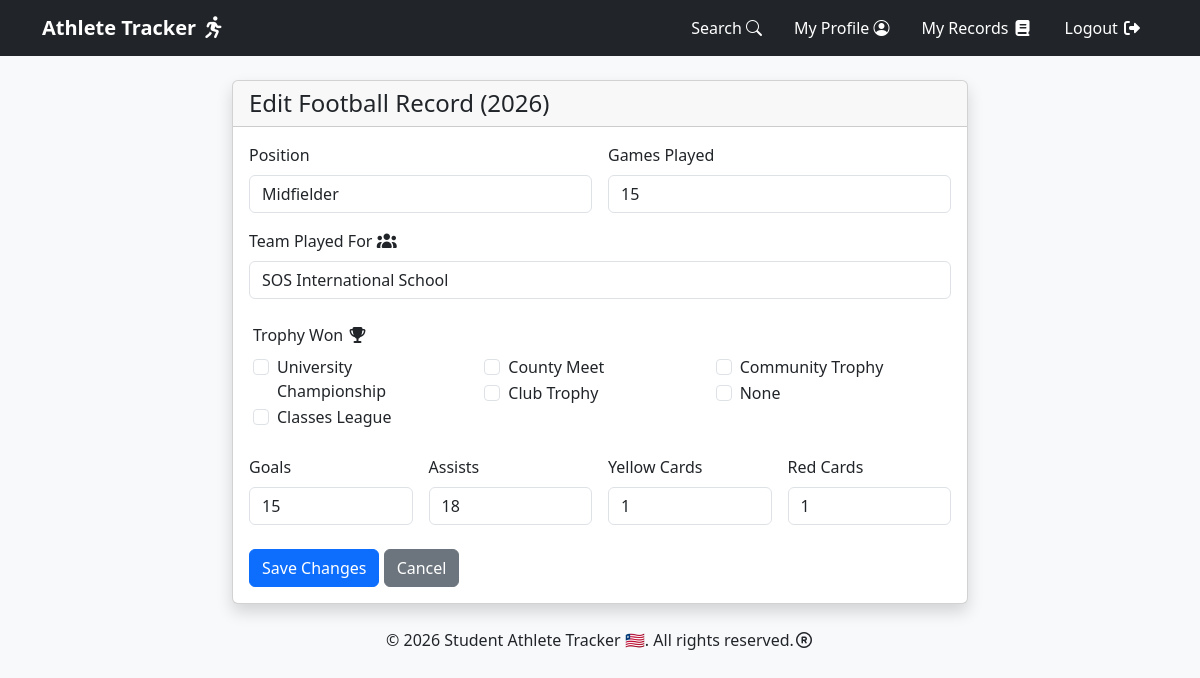
Screenshot of /edit_record/9 (signed in) with the database file from the repository.
### models.py (models this page shows)
class SportRecord(db.Model):
    id = db.Column(db.Integer, primary_key=True)
    user_id = db.Column(db.Integer, db.ForeignKey('user.id'), nullable=False)
    sport = db.Column(db.String(30), nullable=False)
    year = db.Column(db.Integer, nullable=False)
    position = db.Column(db.String(50))
    games_played = db.Column(db.Integer, default=0)
    trophy = db.Column(db.String(100), nullable=True)
    team = db.Column(db.String(100), nullable=True)
    school = db.Column(db.String(150), nullable=True)
    goals = db.Column(db.Integer, default=0)
    assists = db.Column(db.Integer, default=0)
    yellow_cards = db.Column(db.Integer, default=0)
    red_cards = db.Column(db.Integer, default=0)
    points = db.Column(db.Integer, default=0)
    blocks = db.Column(db.Integer, default=0)
    sent_off = db.Column(db.Integer, default=0)
    status = db.Column(db.String(20), default='pending')  # pending / approved / rejected
    created_at = db.Column(db.DateTime, default=datetime.utcnow)
    user = db.relationship('User', backref='records')

### app.py (the view, shortened to what this page needs)
@app.route('/edit_record/<int:record_id>', methods=['GET', 'POST'])
@login_required
def edit_record(record_id):
    record = SportRecord.query.get_or_404(record_id)
    if record.user_id != current_user.id:
        flash('You can only edit your own records.', 'danger')
        return redirect(url_for('student_dashboard'))
    current_year = str(datetime.now().year)
    if str(record.year) != current_year:
        flash(f'You can only edit records for the {current_year} season.', 'danger')
        return redirect(url_for('student_dashboard'))
    return render_template('edit_record.html', record=record)

### app.py (called while the page is built)
@login_manager.user_loader
def load_user(user_id):
    return User.query.get(int(user_id))

### templates/edit_record.html (shortened to what this page needs)
{% extends "base.html" %}
{% block content %}
<div class="row justify-content-center">
  <div class="col-md-8">
    <div class="card shadow">
      <div class="card-header">
        <h4 class="mb-0">Edit {{ record.sport }} Record ({{ record.year }})</h4>
      </div>
      <div class="card-body">
        <form method="POST">
          <div class="row g-3">
            <div class="col-md-6">
              <label class="form-label">Position</label>
              <input type="text" name="position" class="form-control" value="{{ record.position }}" required>
            </div>
            <div class="col-md-6">
              <label class="form-label">Games Played</label>
              <input type="number" name="games_played" class="form-control" value="{{ record.games_played }}" min="0">
            </div>
<div class="mb-4">
  <label class="form-label">Team Played For <i class="fa-solid fa-users"></i></label>
  <input type="text" name="team" class="form-control" value="{{ record.team or '' }}" placeholder="e.g. LPRC Oilers / St. John High School">
</div>
    <div class="row">
                  <label class="form-label">Trophy Won <i class="fa-solid fa-trophy"></i></label>
    <div class="col-md-4">
      <div class="form-check">
        <input class="form-check-input" type="checkbox" name="trophy" value="University Championship" id="trophy1">
        <label class="form-check-label" for="trophy1">University Championship</label>
      </div>
      <div class="form-check">
        <input class="form-check-input" type="checkbox" name="trophy" value="Classes League" id="trophy2">
        <label class="form-check-label" for="trophy2">Classes League</label>
      </div>
    </div>
    <div class="col-md-4">
      <div class="form-check">
        <input class="form-check-input" type="checkbox" name="trophy" value="County Meet" id="trophy3">
        <label class="form-check-label" for="trophy3">County Meet</label>
      </div>
      <div class="form-check">
        <input class="form-check-input" type="checkbox" name="trophy" value="Club Trophy" id="trophy4">
        <label class="form-check-label" for="trophy4">Club Trophy</label>
      </div>
    </div>
    <div class="col-md-4">
      <div class="form-check">
        <input class="form-check-input" type="checkbox" name="trophy" value="Community Trophy" id="trophy5">
        <label class="form-check-label" for="trophy5">Community Trophy</label>
      </div>
      <div class="form-check">
        <input class="form-check-input" type="checkbox" name="trophy" value="None" id="trophy6">
        <label class="form-check-label" for="trophy6">None</label>
      </div>
    </div>
  </div>
          </div>
          {% if record.sport == 'Football' %}
          <div class="row g-3 mt-2">
            <div class="col-md-3">
              <label class="form-label">Goals</label>
              <input type="number" name="goals" class="form-control" value="{{ record.goals or 0 }}">
            </div>
            <div class="col-md-3">
              <label class="form-label">Assists</label>
              <input type="number" name="assists" class="form-control" value="{{ record.assists or 0 }}">
            </div>
            <div class="col-md-3">
              <label class="form-label">Yellow Cards</label>
              <input type="number" name="yellow_cards" class="form-control" value="{{ record.yellow_cards or 0 }}">
            </div>
            <div class="col-md-3">
              <label class="form-label">Red Cards</label>
              <input type="number" name="red_cards" class="form-control" value="{{ record.red_cards or 0 }}">
            </div>
          </div>
          {% endif %}
          <div class="mt-4">
            <button type="submit" class="btn btn-primary">Save Changes</button>
            <a href="{{ url_for('student_dashboard') }}" class="btn btn-secondary">Cancel</a>
          </div>
        </form>
      </div>
    </div>
  </div>
</div>
{% endblock %}

### rows the page displays
SportRecord: sport "Football", year "2026", position "Midfielder", games_played "15", team "SOS International School", goals "15", assists "18", yellow_cards "1", red_cards "1"
